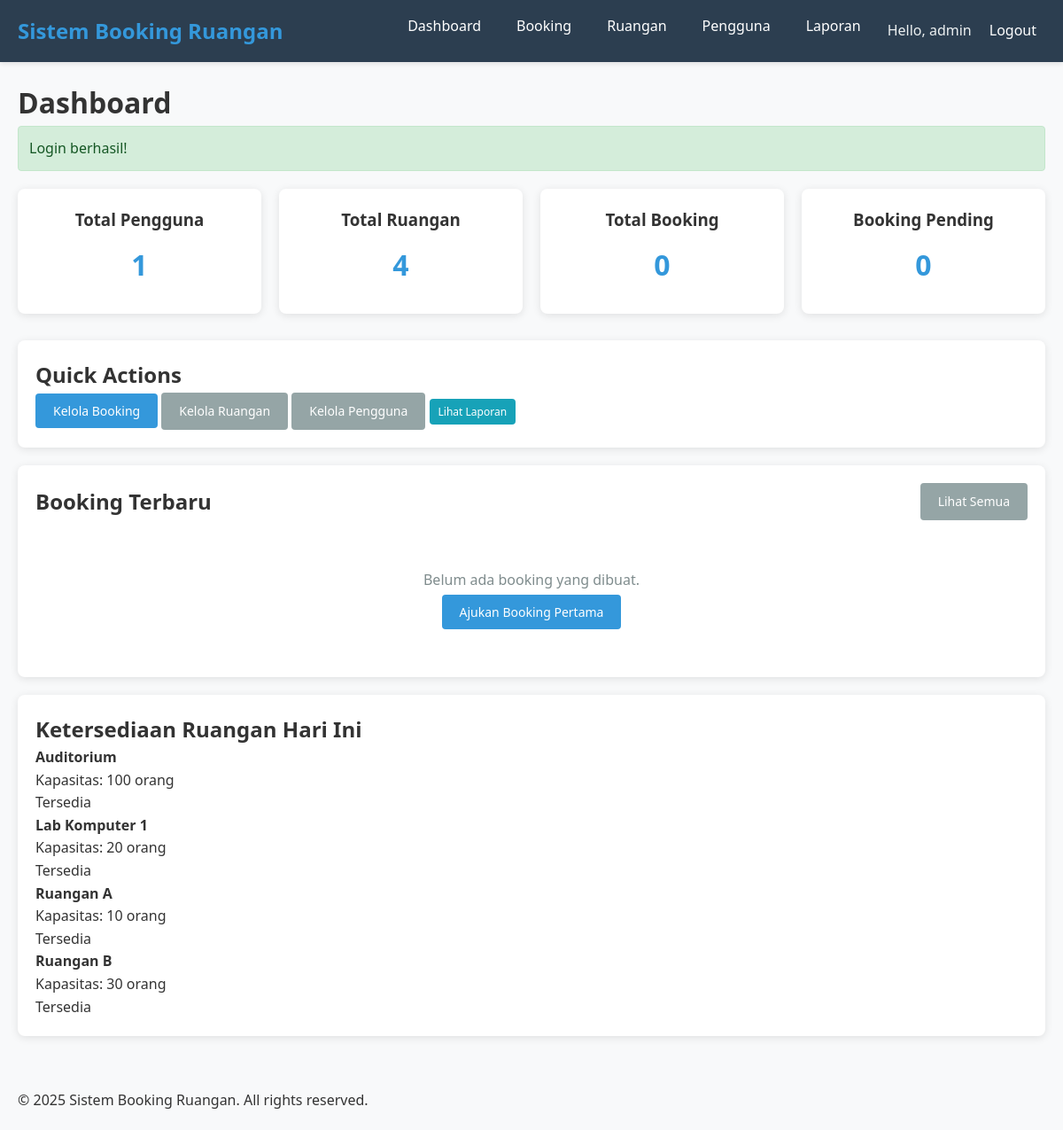
/dashboard.php (signed in), run on the app's committed database.
### tables this page shows
CREATE TABLE rooms (
    id INT AUTO_INCREMENT PRIMARY KEY,
    name VARCHAR(100) NOT NULL,
    description TEXT,
    capacity INT NOT NULL,
    facilities TEXT,
    created_at TIMESTAMP DEFAULT CURRENT_TIMESTAMP,
    updated_at TIMESTAMP DEFAULT CURRENT_TIMESTAMP ON UPDATE CURRENT_TIMESTAMP
);

### models/User.php (called while the page is built, shortened)
<?php
class User {
    private $conn;
    private $table_name = "users";
    public function __construct($db) {
        $this->conn = $db;
    }
    public function read() {
        $query = "SELECT * FROM " . $this->table_name . " ORDER BY created_at DESC";
        $stmt = $this->conn->prepare($query);
        $stmt->execute();
        return $stmt;
    }
}
?>

### models/Room.php (called while the page is built, shortened)
<?php
class Room {
    private $conn;
    private $table_name = "rooms";
    public function __construct($db) {
        $this->conn = $db;
    }
    public function read() {
        $query = "SELECT * FROM " . $this->table_name . " ORDER BY name";
        $stmt = $this->conn->prepare($query);
        $stmt->execute();
        return $stmt;
    }
}
?>

### models/Booking.php (called while the page is built, shortened)
<?php
class Booking {
    private $conn;
    private $table_name = "bookings";
    public function __construct($db) {
        $this->conn = $db;
    }
    public function read() {
        $query = "SELECT b.*, r.name as room_name, u.username as user_name
                  FROM " . $this->table_name . " b
                  LEFT JOIN rooms r ON b.room_id = r.id
                  LEFT JOIN users u ON b.user_id = u.id
                  ORDER BY b.created_at DESC";
        $stmt = $this->conn->prepare($query);
        $stmt->execute();
        return $stmt;
    }
}
?>

### includes/auth.php (called while the page is built, shortened)
<?php
function isAdmin() {
    return isset($_SESSION['role']) && $_SESSION['role'] === 'admin';
}
?>

### includes/functions.php (called while the page is built, shortened)
<?php
function e($string) {
    return htmlspecialchars($string, ENT_QUOTES, 'UTF-8');
}
?>

### dashboard.php (the view, shortened to what this page needs)
<?php
include_once 'includes/auth.php';
include_once 'includes/functions.php';
include_once 'models/User.php';
include_once 'models/Room.php';
include_once 'models/Booking.php';
$database = new Database();
$db = $database->getConnection();
$user = new User($db);
$room = new Room($db);
$booking = new Booking($db);
$users_count = $user->read()->rowCount();
$rooms_count = $room->read()->rowCount();
$bookings_count = $booking->read()->rowCount();
$pending_count = 0;
if (isAdmin()) {
    $pending_stmt = $db->prepare("SELECT COUNT(*) as count FROM bookings WHERE status = 'pending'");
    $pending_stmt->execute();
    $pending_result = $pending_stmt->fetch(PDO::FETCH_ASSOC);
    $pending_count = $pending_result['count'] ?? 0;
}
$recent_bookings = [];
?>
<!DOCTYPE html>
<html lang="id">
<head>
    <link rel="stylesheet" href="assets/css/style.css">
</head>
<body>
    <?php include 'views/header.php'; ?>
    <div class="container">
        <h1>Dashboard</h1>
        <?php include 'views/flash_messages.php'; ?>
        <div class="stats-grid">
            <div class="stat-card">
                <h3>Total Pengguna</h3>
                <p class="stat-number"><?php echo $users_count; ?></p>
            </div>
            <div class="stat-card">
                <h3>Total Ruangan</h3>
                <p class="stat-number"><?php echo $rooms_count; ?></p>
            </div>
            <div class="stat-card">
                <h3>Total Booking</h3>
                <p class="stat-number"><?php echo $bookings_count; ?></p>
            </div>
            <?php if (isAdmin()): ?>
            <div class="stat-card">
                <h3>Booking Pending</h3>
                <p class="stat-number"><?php echo $pending_count; ?></p>
            </div>
            <?php endif; ?>
        </div>
        <div class="dashboard-content">
            <?php if (isAdmin()): ?>
            <div class="card">
                <h2>Quick Actions</h2>
                <div class="quick-actions">
                    <a href="bookings.php" class="btn-primary">Kelola Booking</a>
                    <a href="rooms.php" class="btn-secondary">Kelola Ruangan</a>
                    <a href="users.php" class="btn-secondary">Kelola Pengguna</a>
                    <a href="reports.php" class="btn-info">Lihat Laporan</a>
                </div>
            </div>
            <?php endif; ?>
            <div class="card">
                <div class="card-header">
                    <h2>Booking Terbaru</h2>
                    <a href="bookings.php" class="btn-secondary btn-sm">Lihat Semua</a>
                </div>
                <?php if (!empty($recent_bookings)): ?>
                <div class="table-responsive">
                    <table>
                        <thead>
                            <tr>
                                <th>Ruangan</th>
                                <th>Tanggal</th>
                                <th>Waktu</th>
                                <th>Status</th>
                                <?php if (isAdmin()): ?>
                                <th>Pemohon</th>
                                <?php endif; ?>
                            </tr>
                        </thead>
                        <tbody>
                            <?php foreach ($recent_bookings as $row): ?>
                            <tr>
                                <td>
                                    <strong><?php echo e($row['room_name'] ?? 'N/A'); ?></strong>
                                </td>
                                <td><?php echo e(formatDate($row['date'] ?? '')); ?></td>
                                <td>
                                    <?php echo e(formatTime($row['start_time'] ?? '')); ?> -
                                    <?php echo e(formatTime($row['end_time'] ?? '')); ?>
                                </td>
                                <td>
                                    <span class="status-badge status-<?php echo e($row['status'] ?? 'pending'); ?>">
                                        <?php
                                        $status_text = [
                                            'pending' => 'Menunggu',
                                            'approved' => 'Disetujui',
                                            'rejected' => 'Ditolak'
                                        ];
                                        echo $status_text[$row['status'] ?? 'pending'] ?? 'Unknown';
                                        ?>
                                    </span>
                                </td>
                                <?php if (isAdmin()): ?>
                                <td><?php echo e($row['user_name'] ?? 'N/A'); ?></td>
                                <?php endif; ?>
                            </tr>
                            <?php endforeach; ?>
                        </tbody>
                    </table>
                </div>
                <?php else: ?>
                <div class="empty-state">
                    <p>Belum ada booking yang dibuat.</p>
                    <a href="bookings.php" class="btn-primary">Ajukan Booking Pertama</a>
                </div>
                <?php endif; ?>
            </div>
            <div class="card">
                <h2>Ketersediaan Ruangan Hari Ini</h2>
                <?php
                $today = date('Y-m-d');
                $rooms_availability = $room->read();
                ?>
                <div class="availability-grid">
                    <?php while ($room_row = $rooms_availability->fetch(PDO::FETCH_ASSOC)): ?>
                    <?php
                    $booking_check = $db->prepare("
                        SELECT COUNT(*) as booked_slots
                        FROM bookings
                        WHERE room_id = ?
                        AND date = ?
                        AND status = 'approved'
                    ");
                    $booking_check->execute([$room_row['id'], $today]);
                    $result = $booking_check->fetch(PDO::FETCH_ASSOC);
                    $is_available = $result['booked_slots'] == 0;
                    ?>
                    <div class="room-availability <?php echo $is_available ? 'available' : 'booked'; ?>">
                        <h4><?php echo e($room_row['name']); ?></h4>
                        <p>Kapasitas: <?php echo e($room_row['capacity']); ?> orang</p>
                        <span class="availability-status">
                            <?php echo $is_available ? 'Tersedia' : 'Dibooking'; ?>
                        </span>
                    </div>
                    <?php endwhile; ?>
                </div>
            </div>
        </div>
    </div>
    <?php include 'views/footer.php'; ?>
</body>
</html>

### assets/css/style.css (style rules this page uses)
* { margin: 0; padding: 0; box-sizing: border-box; }
body { font-family: 'Segoe UI', Tahoma, Geneva, Verdana, sans-serif; line-height: 1.6; color: #333; background-color: #f8f9fa; }
.container { max-width: 1200px; margin: 0 auto; padding: 20px; }
.card { background: white; border-radius: 8px; padding: 20px; margin-bottom: 20px; box-shadow: 0 2px 10px rgba(0,0,0,0.1); }
.btn-primary { background: #3498db; color: white; padding: 10px 20px; border: none; border-radius: 4px; cursor: pointer; font-size: 14px; transition: background-color 0.3s; }
.btn-sm { padding: 3px 8px; font-size: 11px; }
.stats-grid { display: grid; grid-template-columns: repeat(auto-fit, minmax(200px, 1fr)); gap: 20px; margin-bottom: 30px; }
.stat-card { background: white; padding: 20px; border-radius: 8px; box-shadow: 0 2px 10px rgba(0,0,0,0.1); text-align: center; }
.stat-number { font-size: 2rem; font-weight: bold; color: #3498db; margin: 10px 0; }
.btn-secondary { background: #95a5a6; color: white; padding: 10px 20px; border: none; border-radius: 4px; cursor: pointer; font-size: 14px; text-decoration: none; display: inline-block; text-align: center; }
.btn-info { background: #17a2b8; color: white; padding: 5px 10px; border: none; border-radius: 4px; cursor: pointer; font-size: 12px; text-decoration: none; display: inline-block; }
a { color: #3498db; text-decoration: none; }
.empty-state { text-align: center; padding: 40px 20px; color: #7f8c8d; }
.empty-state p { margin-bottom: 10px; }
.card-header { display: flex; justify-content: space-between; align-items: center; margin-bottom: 15px; flex-wrap: wrap; gap: 10px; }

### data on the page
rooms: name "Auditorium", capacity "100"
rooms: name "Lab Komputer 1", capacity "20"
rooms: name "Ruangan A", capacity "10"
rooms: name "Ruangan B", capacity "30"

### other printed values
APP_NAME "Sistem Booking Ruangan"
$_SESSION['username'] "admin"
$_SESSION['flash_success'] "Login berhasil!"
$users_count "1"
$rooms_count "4"
$bookings_count "0"
$pending_count "0"
